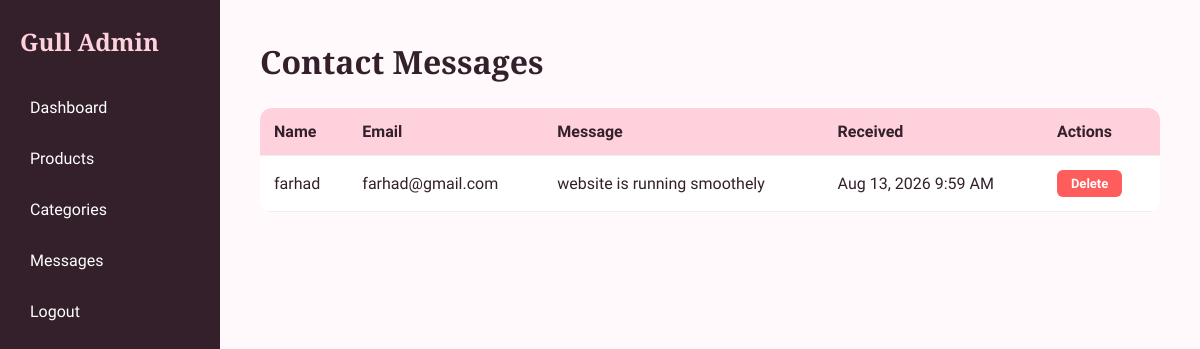
Screenshot of /admin/messages.php (signed in) with the database file from the repository.
### tables this page shows
CREATE TABLE `contact_messages` (
  `id` int(11) NOT NULL,
  `name` varchar(100) NOT NULL,
  `email` varchar(150) NOT NULL,
  `message` text NOT NULL,
  `created_at` timestamp NOT NULL DEFAULT current_timestamp()
);

### admin/messages.php (the view)
<?php include '../includes/admin_header.php'; ?>
<h1>Contact Messages</h1>
<table class="admin-table">
    <thead>
        <tr>
            <th>Name</th>
            <th>Email</th>
            <th>Message</th>
            <th>Received</th>
            <th>Actions</th>
        </tr>
    </thead>
    <tbody>
        <?php
        $messages = $conn->query("SELECT * FROM contact_messages ORDER BY created_at DESC");
        if ($messages && $messages->num_rows > 0):
            while ($msg = $messages->fetch_assoc()):
        ?>
        <tr>
            <td><?php echo htmlspecialchars($msg['name']); ?></td>
            <td><?php echo htmlspecialchars($msg['email']); ?></td>
            <td><?php echo nl2br(htmlspecialchars($msg['message'])); ?></td>
            <td><?php echo date("M j, Y g:i A", strtotime($msg['created_at'])); ?></td>
            <td>
                <a href="delete_message.php?id=<?php echo $msg['id']; ?>" class="btn-small btn-delete" onclick="return confirm('Delete this message?');">Delete</a>
            </td>
        </tr>
        <?php
            endwhile;
        else:
            echo '<tr><td colspan="5">No messages yet.</td></tr>';
        endif;
        ?>
    </tbody>
</table>
<?php include '../includes/admin_footer.php'; ?>

### css/style.css (style rules this page uses)
html, body { overflow-x: hidden; max-width: 100%; }
:root { --pink-light: #FFD1DC; --pink-deep: #FF5CCD; --text-dark: #33202b; --font-heading: 'Playfair Display', Georgia, serif; }
h1, h2, h3, .hero h1, .page-header h1, .featured h2, .about-teaser h2, .about-story h2, .about-mission h2, .about-values h2, .testimonials-section h2, .newsletter-section h2, .category-scroll-header h2, .value-card h3, .product-info h3, .detail-info h1, .reviews-section h2 { font-family: var(--font-heading); font-weight: 600; }
* { margin: 0; padding: 0; box-sizing: border-box; font-family: 'Segoe UI', sans-serif; }
body { background-color: #fff9fb; color: var(--text-dark); }
.admin-table { width: 100%; border-collapse: collapse; margin-top: 25px; background: white; border-radius: 12px; overflow: hidden; }
.admin-table th, .admin-table td { padding: 14px; text-align: left; border-bottom: 1px solid #eee; }
.admin-table th { background-color: var(--pink-light); }
.btn-small { display: inline-block; padding: 6px 14px; border-radius: 6px; text-decoration: none; font-size: 13px; font-weight: 600; margin-right: 5px; }
.btn-delete { background-color: #ff5c5c; color: white; }

### rows the page displays
contact_messages: name "farhad", email "farhad@gmail.com", message "website is running smoothely", created_at "Aug 13, 2026 9:59 AM"
